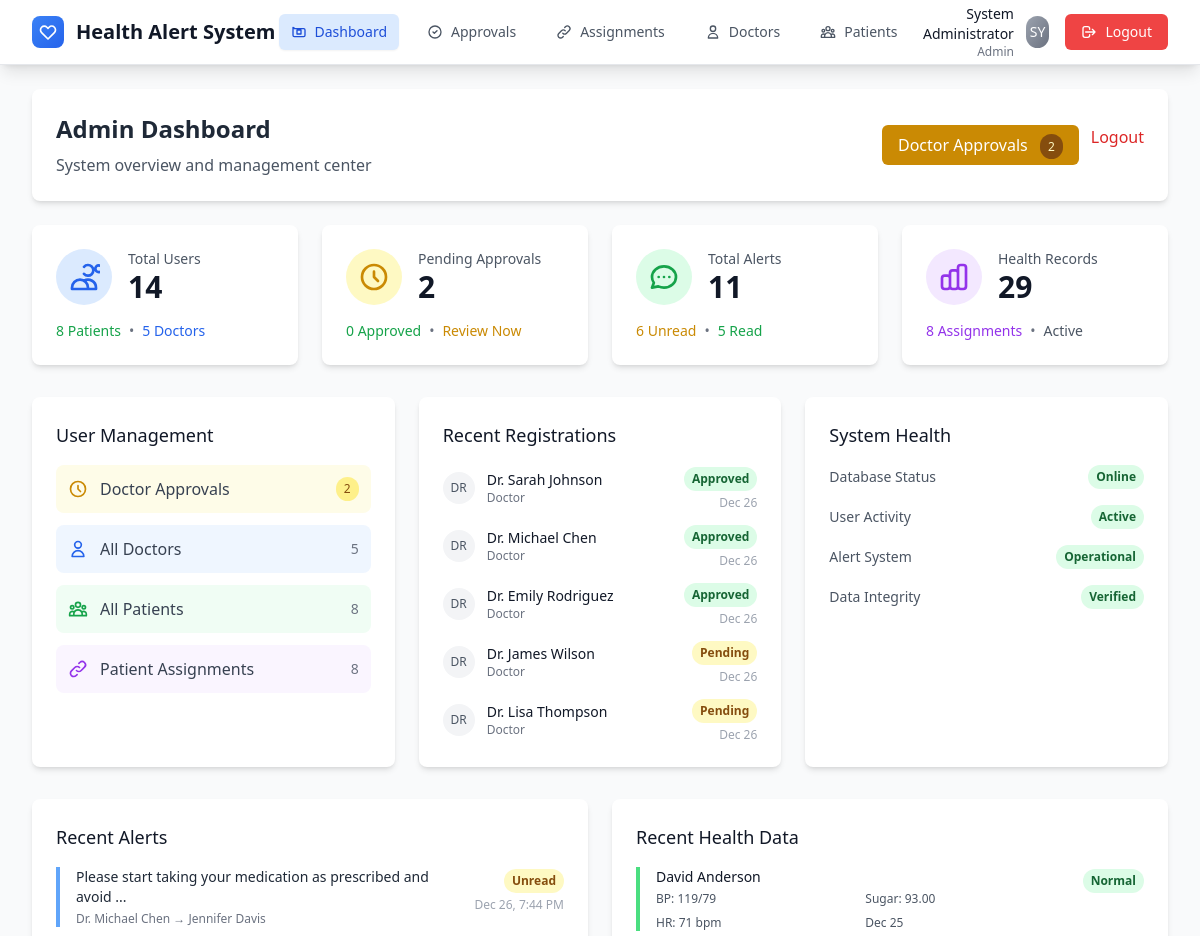
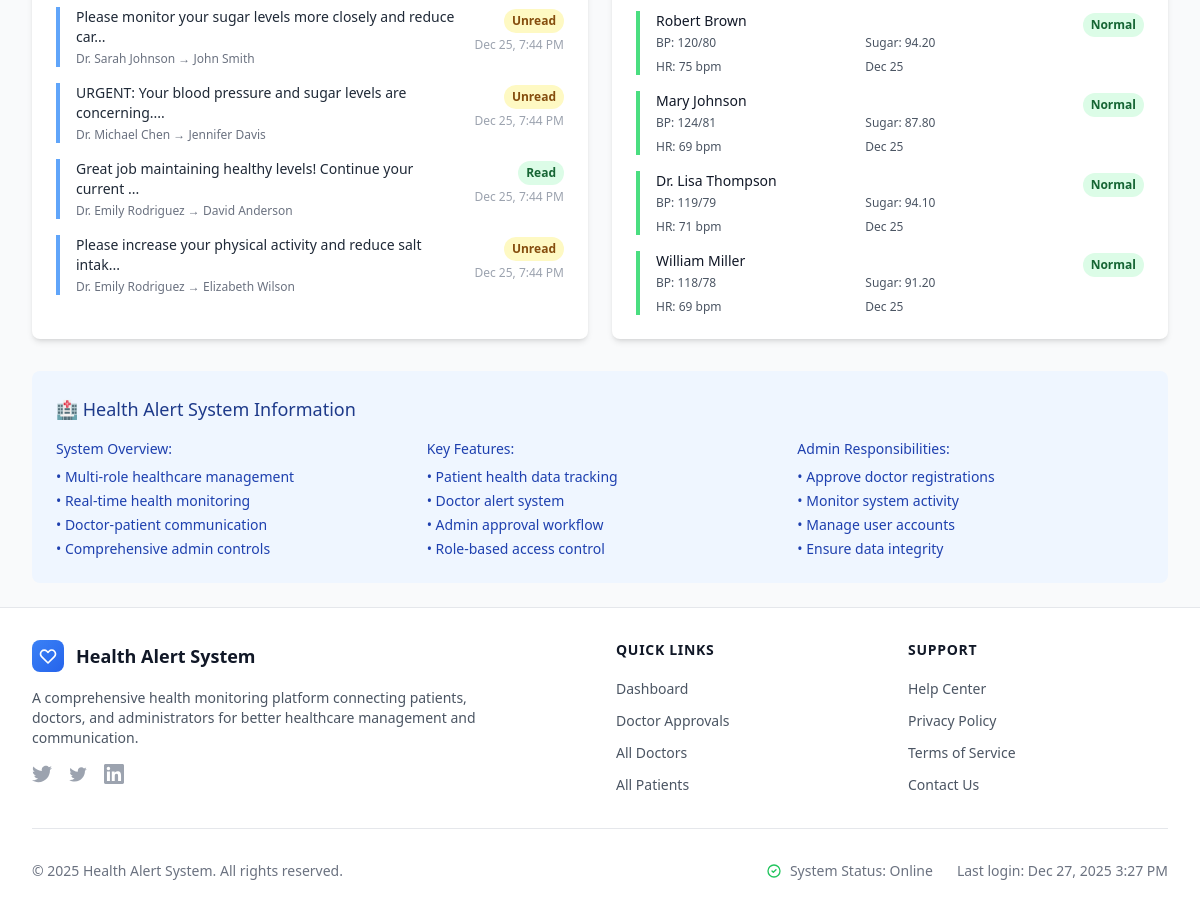
Page /admin/dashboard.php (signed in) on the committed database (2 pictures, top to bottom).
### tables this page shows
CREATE TABLE users (
    id INT PRIMARY KEY AUTO_INCREMENT,
    name VARCHAR(100) NOT NULL,
    email VARCHAR(100) UNIQUE NOT NULL,
    password VARCHAR(255) NOT NULL,
    role ENUM('patient', 'doctor', 'admin') NOT NULL,
    status ENUM('active', 'pending', 'inactive') DEFAULT 'active',
    created_at TIMESTAMP DEFAULT CURRENT_TIMESTAMP
);

CREATE TABLE alerts (
    id INT PRIMARY KEY AUTO_INCREMENT,
    doctor_id INT NOT NULL,
    patient_id INT NOT NULL,
    message TEXT NOT NULL,
    status ENUM('sent', 'seen') DEFAULT 'sent',
    created_at TIMESTAMP DEFAULT CURRENT_TIMESTAMP,
    FOREIGN KEY (doctor_id) REFERENCES users(id) ON DELETE CASCADE,
    FOREIGN KEY (patient_id) REFERENCES users(id) ON DELETE CASCADE
);

CREATE TABLE health_data (
    id INT PRIMARY KEY AUTO_INCREMENT,
    patient_id INT NOT NULL,
    systolic_bp INT NOT NULL,
    diastolic_bp INT NOT NULL,
    sugar_level DECIMAL(5,2) NOT NULL,
    heart_rate INT NOT NULL,
    created_at TIMESTAMP DEFAULT CURRENT_TIMESTAMP,
    FOREIGN KEY (patient_id) REFERENCES users(id) ON DELETE CASCADE
);

### admin/dashboard.php (the view, shortened to what the rows shown need)
<?php
require_once '../config/db.php';
$recent_users_query = "SELECT name, email, role, status, created_at
                      FROM users
                      ORDER BY created_at DESC
                      LIMIT 5";
$recent_users_result = mysqli_query($connection, $recent_users_query);
$recent_alerts_query = "SELECT a.message, a.created_at, a.status,
                              d.name as doctor_name, p.name as patient_name
                       FROM alerts a
                       JOIN users d ON a.doctor_id = d.id
                       JOIN users p ON a.patient_id = p.id
                       ORDER BY a.created_at DESC
                       LIMIT 5";
$recent_alerts_result = mysqli_query($connection, $recent_alerts_query);
$recent_health_data_query = "SELECT hd.systolic_bp, hd.diastolic_bp, hd.sugar_level,
                                   hd.heart_rate, hd.created_at,
                                   u.name as patient_name
                            FROM health_data hd
                            JOIN users u ON hd.patient_id = u.id
                            ORDER BY hd.created_at DESC
                            LIMIT 5";
$recent_health_data_result = mysqli_query($connection, $recent_health_data_query);
include '../includes/header.php';
?>
<div class="max-w-7xl mx-auto">
    <div class="bg-white rounded-lg shadow-md p-6 mb-6">
        <div class="flex flex-col sm:flex-row justify-between items-start sm:items-center">
            <div>
                <h1 class="text-2xl font-bold text-gray-800 mb-2">Admin Dashboard</h1>
            </div>
        </div>
    </div>
    <div class="grid grid-cols-1 lg:grid-cols-3 gap-6 mb-8">
        <div class="bg-white rounded-lg shadow-md p-6">
            <div class="space-y-3">
                <?php if (mysqli_num_rows($recent_users_result) > 0): ?>
                    <?php while ($user = mysqli_fetch_assoc($recent_users_result)): ?>
                    <div class="flex items-center justify-between">
                        <div class="flex items-center">
                            <div class="w-8 h-8 bg-gray-100 rounded-full flex items-center justify-center">
                                <span class="text-gray-600 font-medium text-xs">
                                    <?php echo strtoupper(substr($user['name'], 0, 2)); ?>
                                </span>
                            </div>
                            <div class="ml-3">
                                <p class="text-sm font-medium text-gray-900"><?php echo htmlspecialchars($user['name']); ?></p>
                                <p class="text-xs text-gray-500"><?php echo ucfirst($user['role']); ?></p>
                            </div>
                        </div>
                        <div class="text-right">
                            <?php if ($user['role'] === 'doctor'): ?>
                                <?php if ($user['status'] === 'pending'): ?>
                                    <span class="inline-flex px-2 py-1 text-xs font-semibold rounded-full bg-yellow-100 text-yellow-800">
                                        Pending
                                    </span>
                                <?php else: ?>
                                    <span class="inline-flex px-2 py-1 text-xs font-semibold rounded-full bg-green-100 text-green-800">
                                        Approved
                                    </span>
                                <?php endif; ?>
                            <?php else: ?>
                                <span class="inline-flex px-2 py-1 text-xs font-semibold rounded-full bg-blue-100 text-blue-800">
                                    Active
                                </span>
                            <?php endif; ?>
                            <p class="text-xs text-gray-400 mt-1">
                                <?php echo date('M j', strtotime($user['created_at'])); ?>
                            </p>
                        </div>
                    </div>
                    <?php endwhile; ?>
                <?php else: ?>
                    <p class="text-gray-500 text-sm">No recent registrations</p>
                <?php endif; ?>
            </div>
        </div>
    </div>
    <div class="grid grid-cols-1 lg:grid-cols-2 gap-6 mb-8">
        <div class="bg-white rounded-lg shadow-md p-6">
            <div class="space-y-4">
                <?php if (mysqli_num_rows($recent_alerts_result) > 0): ?>
                    <?php while ($alert = mysqli_fetch_assoc($recent_alerts_result)): ?>
                    <div class="border-l-4 border-blue-400 pl-4">
                        <div class="flex items-start justify-between">
                            <div class="flex-1">
                                <p class="text-sm text-gray-800">
                                    <?php echo htmlspecialchars(substr($alert['message'], 0, 60)) . (strlen($alert['message']) > 60 ? '...' : ''); ?>
                                </p>
                                <p class="text-xs text-gray-500 mt-1">
                                    <span class="font-medium"><?php echo htmlspecialchars($alert['doctor_name']); ?></span>
                                    →
                                    <span class="font-medium"><?php echo htmlspecialchars($alert['patient_name']); ?></span>
                                </p>
                            </div>
                            <div class="ml-4 text-right">
                                <?php if ($alert['status'] === 'sent'): ?>
                                    <span class="inline-flex px-2 py-1 text-xs font-semibold rounded-full bg-yellow-100 text-yellow-800">
                                        Unread
                                    </span>
                                <?php else: ?>
                                    <span class="inline-flex px-2 py-1 text-xs font-semibold rounded-full bg-green-100 text-green-800">
                                        Read
                                    </span>
                                <?php endif; ?>
                                <p class="text-xs text-gray-400 mt-1">
                                    <?php echo date('M j, g:i A', strtotime($alert['created_at'])); ?>
                                </p>
                            </div>
                        </div>
                    </div>
                    <?php endwhile; ?>
                <?php else: ?>
                    <p class="text-gray-500 text-sm">No recent alerts</p>
                <?php endif; ?>
            </div>
        </div>
        <div class="bg-white rounded-lg shadow-md p-6">
            <div class="space-y-4">
                <?php if (mysqli_num_rows($recent_health_data_result) > 0): ?>
                    <?php while ($health = mysqli_fetch_assoc($recent_health_data_result)): ?>
                    <div class="border-l-4 border-green-400 pl-4">
                        <div class="flex items-start justify-between">
                            <div class="flex-1">
                                <p class="text-sm font-medium text-gray-900">
                                    <?php echo htmlspecialchars($health['patient_name']); ?>
                                </p>
                                <div class="text-xs text-gray-600 mt-1 grid grid-cols-2 gap-2">
                                    <span>BP: <?php echo $health['systolic_bp']; ?>/<?php echo $health['diastolic_bp']; ?></span>
                                    <span>Sugar: <?php echo $health['sugar_level']; ?></span>
                                    <span>HR: <?php echo $health['heart_rate']; ?> bpm</span>
                                    <span><?php echo date('M j', strtotime($health['created_at'])); ?></span>
                                </div>
                            </div>
                            <div class="ml-4">
                                <?php
                                $is_normal = ($health['systolic_bp'] >= 90 && $health['systolic_bp'] <= 140) &&
                                           ($health['diastolic_bp'] >= 60 && $health['diastolic_bp'] <= 90) &&
                                           ($health['sugar_level'] >= 70 && $health['sugar_level'] <= 140) &&
                                           ($health['heart_rate'] >= 60 && $health['heart_rate'] <= 100);
                                ?>
                                <?php if ($is_normal): ?>
                                    <span class="inline-flex px-2 py-1 text-xs font-semibold rounded-full bg-green-100 text-green-800">
                                        Normal
                                    </span>
                                <?php else: ?>
                                    <span class="inline-flex px-2 py-1 text-xs font-semibold rounded-full bg-yellow-100 text-yellow-800">
                                        Alert
                                    </span>
                                <?php endif; ?>
                            </div>
                        </div>
                    </div>
                    <?php endwhile; ?>
                <?php else: ?>
                    <p class="text-gray-500 text-sm">No recent health data</p>
                <?php endif; ?>
            </div>
        </div>
    </div>
</div>
<?php include '../includes/footer.php'; ?>

### rows in the picture
users: name "DR", name "Dr. Sarah Johnson", role "Doctor", status "Approved", created_at "Dec 26"
users: name "DR", name "Dr. Michael Chen", role "Doctor", status "Approved", created_at "Dec 26"
users: name "DR", name "Dr. Emily Rodriguez", role "Doctor", status "Approved", created_at "Dec 26"
users: name "DR", name "Dr. James Wilson", role "Doctor", status "Pending", created_at "Dec 26"
users: name "DR", name "Dr. Lisa Thompson", role "Doctor", status "Pending", created_at "Dec 26"
alerts: message "Please start taking your medication as prescribed and avoid", doctor.name "Dr. Michael Chen", patient.name "Jennifer Davis", status "Unread", created_at "Dec 26, 7:44 PM"
alerts: message "Please monitor your sugar levels more closely and reduce car", doctor.name "Dr. Sarah Johnson", patient.name "John Smith", status "Unread", created_at "Dec 25, 7:44 PM"
alerts: message "URGENT: Your blood pressure and sugar levels are concerning.", doctor.name "Dr. Michael Chen", patient.name "Jennifer Davis", status "Unread", created_at "Dec 25, 7:44 PM"
alerts: message "Great job maintaining healthy levels! Continue your current", doctor.name "Dr. Emily Rodriguez", patient.name "David Anderson", status "Read", created_at "Dec 25, 7:44 PM"
alerts: message "Please increase your physical activity and reduce salt intak", doctor.name "Dr. Emily Rodriguez", patient.name "Elizabeth Wilson", status "Unread", created_at "Dec 25, 7:44 PM"
health_data: patient.name "David Anderson", systolic_bp "119", diastolic_bp "79", sugar_level "93.00", heart_rate "71", created_at "Dec 25", shows "Normal"
health_data: patient.name "Robert Brown", systolic_bp "120", diastolic_bp "80", sugar_level "94.20", heart_rate "75", created_at "Dec 25", shows "Normal"
health_data: patient.name "Mary Johnson", systolic_bp "124", diastolic_bp "81", sugar_level "87.80", heart_rate "69", created_at "Dec 25", shows "Normal"
health_data: patient.name "Dr. Lisa Thompson", systolic_bp "119", diastolic_bp "79", sugar_level "94.10", heart_rate "71", created_at "Dec 25", shows "Normal"
health_data: patient.name "William Miller", systolic_bp "118", diastolic_bp "78", sugar_level "91.20", heart_rate "69", created_at "Dec 25", shows "Normal"

### other values in the picture
$item[1] "Dashboard"
$item[1] "Approvals"
$item[1] "Assignments"
$item[1] "Doctors"
$item[1] "Patients"
$_SESSION['name'] "System Administrator"
$_SESSION['role'] "Admin"
substr($_SESSION['name'], 0, 2) "SY"
$stats['pending_doctors'] "2"
$stats['total_users'] "14"
$stats['total_patients'] "8"
$stats['total_doctors'] "5"
$stats['approved_doctors'] "0"
$stats['total_alerts'] "11"
$stats['unread_alerts'] "6"
